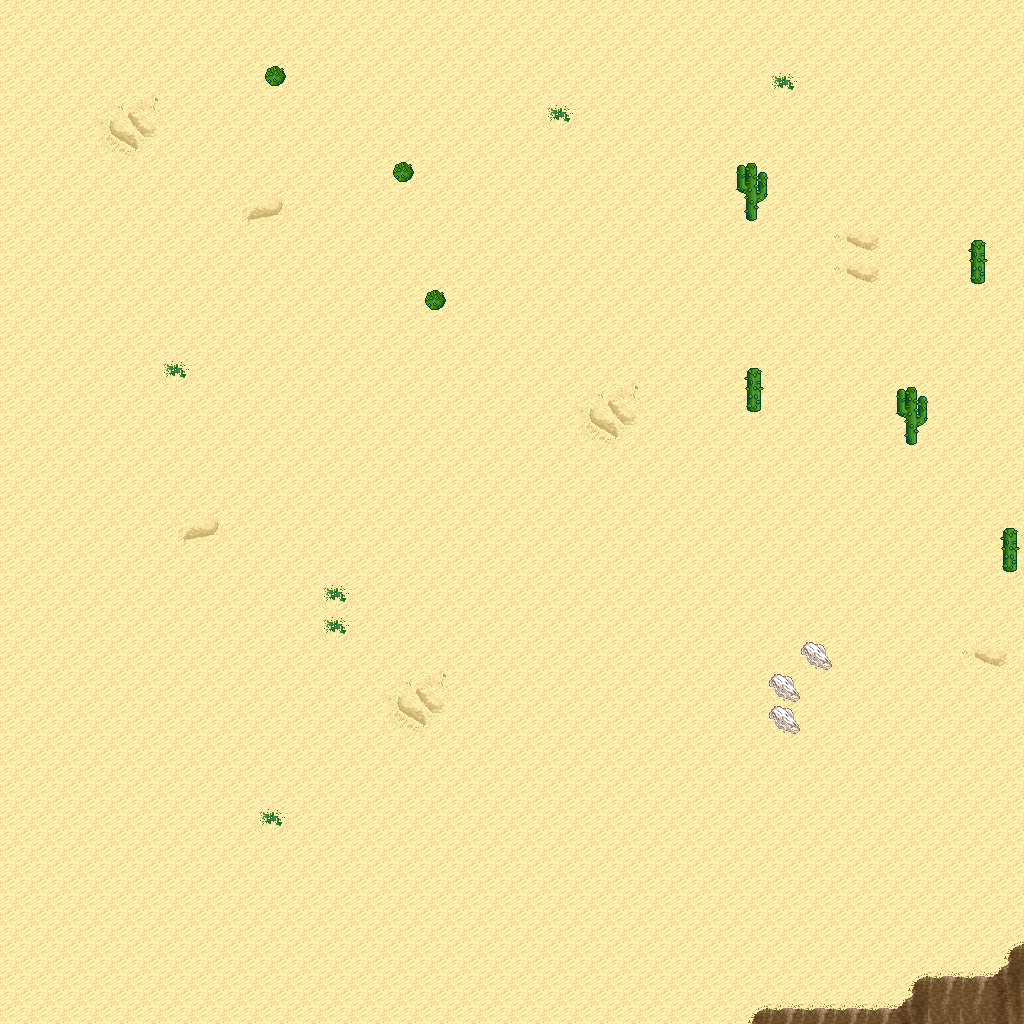

Tiled map render using the project's own tile images. Description and the map definition, with tile-layer contents summarised, below:
An orthogonal 32x32 tile map with 32x32 px tiles, 5 tile layers (Ground, Objects, Objects2, Above, ...), 1 hidden layer not drawn, 8 tilesets.

<map version="1.10" tiledversion="1.11.0" orientation="orthogonal" renderorder="right-down" width="32" height="32" tilewidth="32" tileheight="32" infinite="0" nextlayerid="11" nextobjectid="1">
 <tileset firstgid="1" name="logic_collision" tilewidth="32" tileheight="32" tilecount="1" columns="1">
  <image source="../drawable/logic_collision.png" width="32" height="32" />
 </tileset>
 <tileset firstgid="2" name="ground_ground" tilewidth="32" tileheight="32" tilecount="33" columns="3">
  <image source="../drawable/ground_ground.png" width="96" height="352" />
 </tileset>
 <tileset firstgid="35" name="ground_ridge_earth_pale" tilewidth="32" tileheight="32" tilecount="96" columns="12">
  <image source="../drawable/ground_ridge_earth_pale.png" width="384" height="256" />
 </tileset>
 <tileset firstgid="131" name="ground_ridge_earth_dark" tilewidth="32" tileheight="32" tilecount="96" columns="12">
  <image source="../drawable/ground_ridge_earth_dark.png" width="384" height="256" />
 </tileset>
 <tileset firstgid="227" name="terrain_desert" tilewidth="32" tileheight="32" tilecount="88" columns="8">
  <image source="../drawable/terrain_desert.png" width="256" height="352" />
 </tileset>
 <tileset firstgid="315" name="plant_tree_tree_darkgreen" tilewidth="32" tileheight="32" tilecount="88" columns="8">
  <image source="../drawable/plant_tree_tree_darkgreen.png" width="256" height="352" />
 </tileset>
 <tileset firstgid="403" name="ground_sand_2" tilewidth="32" tileheight="32" tilecount="15" columns="5">
  <image source="../drawable/ground_sand_2.png" width="160" height="96" />
 </tileset>
 <tileset firstgid="418" name="plant_cactus_2" tilewidth="32" tileheight="32" tilecount="10" columns="5">
  <image source="../drawable/plant_cactus_2.png" width="160" height="64" />
 </tileset>
 <layer id="1" name="Ground" width="32" height="32">
  <data>[1024 cells, 1024 non-empty, 12 distinct tile ids]</data>
 </layer>
 <layer id="2" name="Objects" width="32" height="32">
  <data>[1024 cells, 22 non-empty, 8 distinct tile ids]</data>
 </layer>
 <layer id="3" name="Objects2" width="32" height="32">
  <data>[1024 cells, 0 non-empty, 0 distinct tile ids]</data>
 </layer>
 <layer id="4" name="Above" width="32" height="32">
  <data>[1024 cells, 5 non-empty, 2 distinct tile ids]</data>
 </layer>
 <layer id="5" name="Above2" width="32" height="32">
  <data>[1024 cells, 0 non-empty, 0 distinct tile ids]</data>
 </layer>
 <layer id="6" name="Walkable" width="32" height="32" visible="0">
  <data>[1024 cells, 16 non-empty, 1 distinct tile ids]</data>
 </layer>
 <objectgroup id="7" name="Mapevents" />
 <objectgroup id="8" name="Spawn" />
 <objectgroup id="9" name="Keys" />
 <objectgroup id="10" name="Replace" />
</map>
